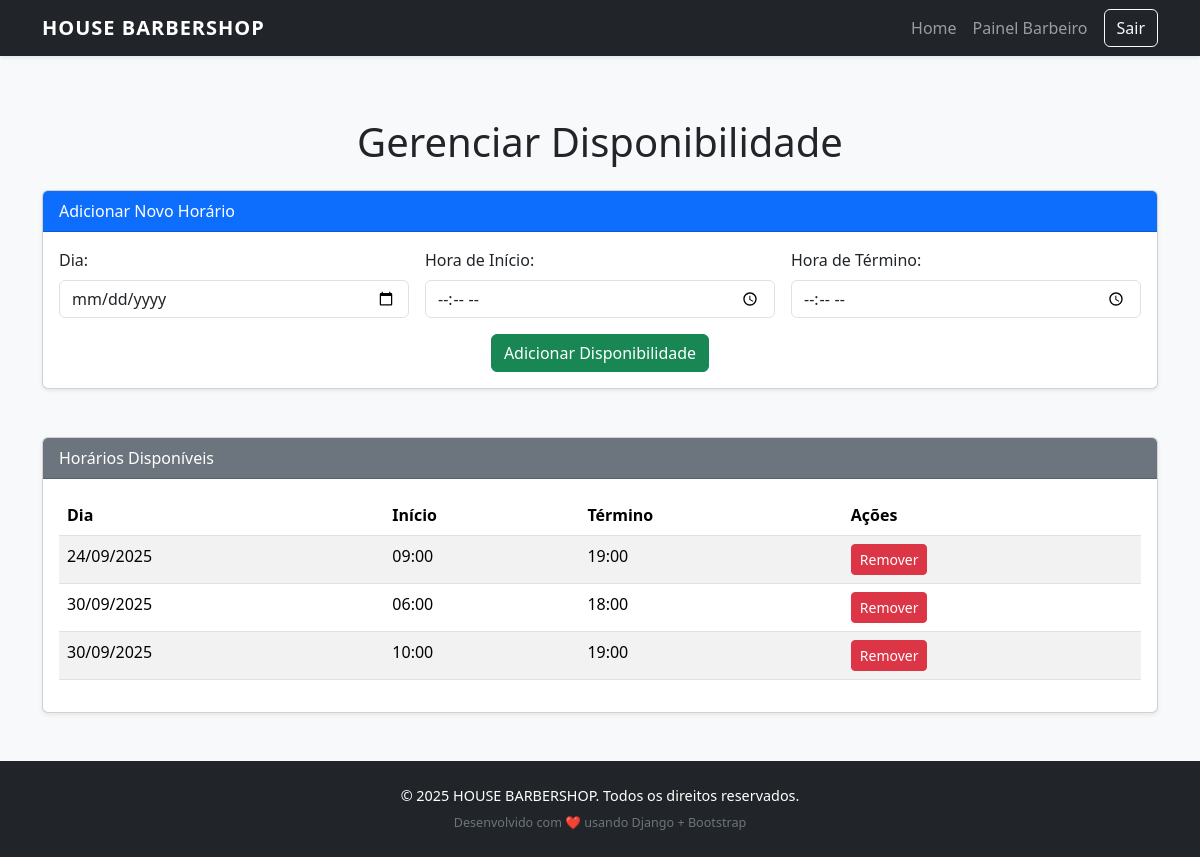
Screenshot of /disponibilidade/ (signed in) with the database file from the repository.
### agenda/models.py (models this page shows, shortened)
class Disponibilidade(models.Model):
    barbeiro = models.ForeignKey(
        Usuario,
        on_delete=models.CASCADE,
        related_name="disponibilidades",
        verbose_name="Barbeiro"
    )
    dia = models.DateField("Dia")
    hora_inicio = models.TimeField("Início")
    hora_fim = models.TimeField("Fim")
    class Meta:
        verbose_name = "Disponibilidade"
        verbose_name_plural = "Disponibilidades"
        ordering = ["dia", "hora_inicio"]

### agenda/views.py (the view, shortened to what this page needs)
# urls.py: path("disponibilidade/", views.gerenciar_disponibilidade, name="gerenciar_disponibilidade"),
@login_required
def gerenciar_disponibilidade(request):
    if request.user.tipo != "barbeiro":
        return redirect("agenda:home")
    disponibilidades = Disponibilidade.objects.filter(barbeiro=request.user).order_by("dia", "hora_inicio")
    return render(request, "disponibilidade_barbeiro.html", {"disponibilidades": disponibilidades})

### templates/disponibilidade_barbeiro.html (shortened to what this page needs)
{% extends "base.html" %}
{% block content %}
<div class="container my-5">
  <h1 class="mb-4 text-center">Gerenciar Disponibilidade</h1>
  <div class="card mb-5 shadow-sm">
    <div class="card-header bg-primary text-white">
      Adicionar Novo Horário
    </div>
    <div class="card-body">
      <form method="post" class="row g-3">
        <div class="col-md-4">
          <label for="dia" class="form-label">Dia:</label>
          <input type="date" name="dia" id="dia" class="form-control" required>
        </div>
        <div class="col-md-4">
          <label for="hora_inicio" class="form-label">Hora de Início:</label>
          <input type="time" name="hora_inicio" id="hora_inicio" class="form-control" required>
        </div>
        <div class="col-md-4">
          <label for="hora_fim" class="form-label">Hora de Término:</label>
          <input type="time" name="hora_fim" id="hora_fim" class="form-control" required>
        </div>
        <div class="col-12 text-center mt-3">
          <button type="submit" class="btn btn-success">Adicionar Disponibilidade</button>
        </div>
      </form>
    </div>
  </div>
  <div class="card shadow-sm">
    <div class="card-header bg-secondary text-white">
      Horários Disponíveis
    </div>
    <div class="card-body table-responsive">
      <table class="table table-striped table-hover">
        <thead>
          <tr>
            <th>Dia</th>
            <th>Início</th>
            <th>Término</th>
            <th>Ações</th>
          </tr>
        </thead>
        <tbody>
          {% for d in disponibilidades %}
          <tr>
            <td>{{ d.dia|date:"d/m/Y" }}</td>
            <td>{{ d.hora_inicio|time:"H:i" }}</td>
            <td>{{ d.hora_fim|time:"H:i" }}</td>
            <td>
              <form method="post" action="{% url 'agenda:remover_disponibilidade' d.id %}" style="display:inline;">
                <button type="submit" class="btn btn-danger btn-sm" onclick="return confirm('Deseja remover este horário?');">
                  Remover
                </button>
              </form>
            </td>
          </tr>
          {% empty %}
          <tr>
            <td colspan="4" class="text-center text-muted">Nenhum horário disponível cadastrado.</td>
          </tr>
          {% endfor %}
        </tbody>
      </table>
    </div>
  </div>
</div>
{% endblock %}

### templates/base.html (style rules this page uses)
body { padding-top: 70px; background-color: #f8f9fa; font-family: 'Segoe UI', Tahoma, Geneva, Verdana, sans-serif; }

### rows the page displays
Disponibilidade: dia "24/09/2025", hora_inicio "09:00", hora_fim "19:00"
Disponibilidade: dia "30/09/2025", hora_inicio "06:00", hora_fim "18:00"
Disponibilidade: dia "30/09/2025", hora_inicio "10:00", hora_fim "19:00"
